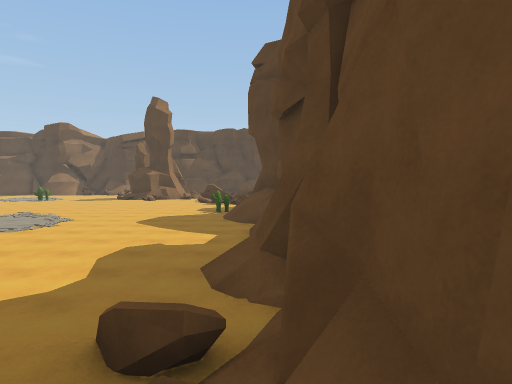
[1] (above)

18 first-person views from a walk through a Unity game level. The camera is 1.5 m above the floor, tilts 2° down and sees 75° across. The floor is counted in squares, 2 m on a side. Each view is taken from the middle of a square. On the plan, view 1 faces up. The plan holds only what a view shows up to about 11 squares ahead; the rest is blank. The place goes on beyond the plan.

[2]
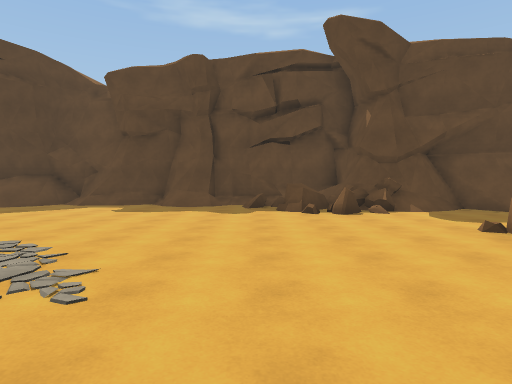

[3]
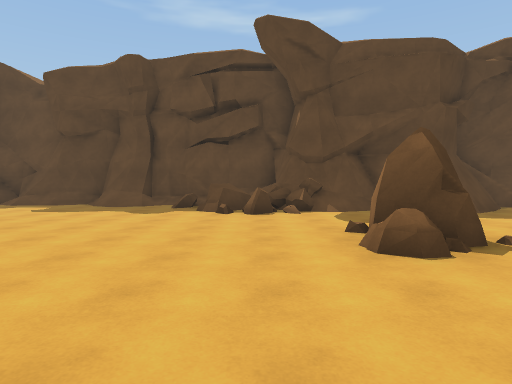

[4]
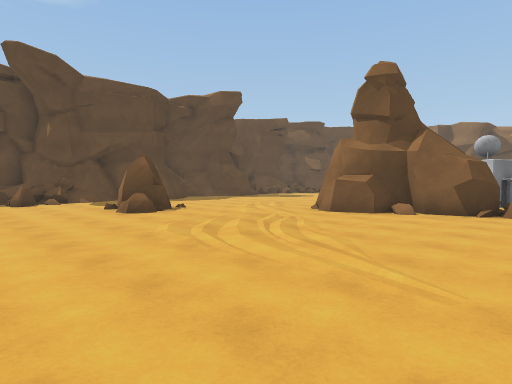

[5]
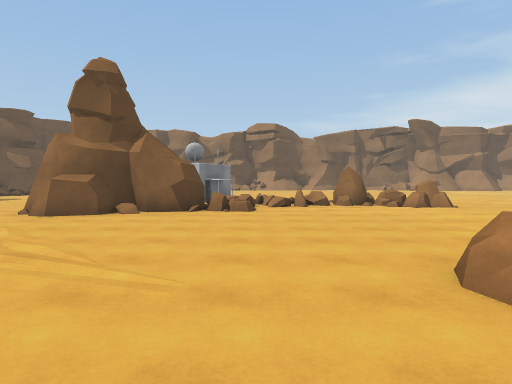

[6]
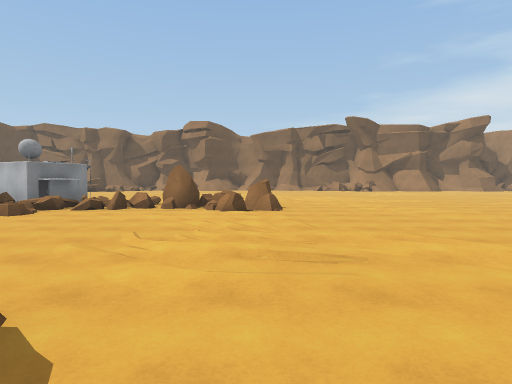

[7]
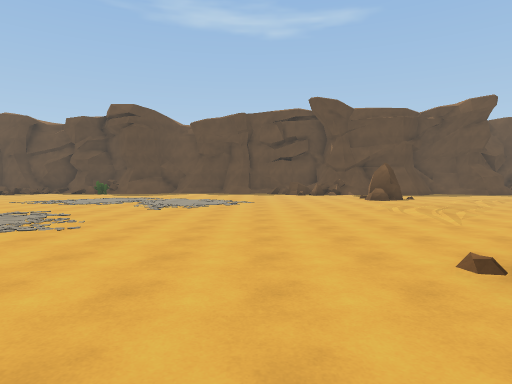

[8]
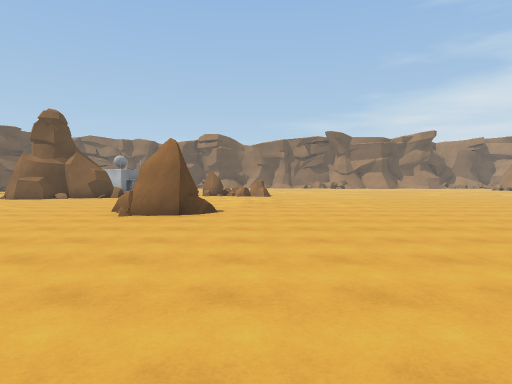

[9]
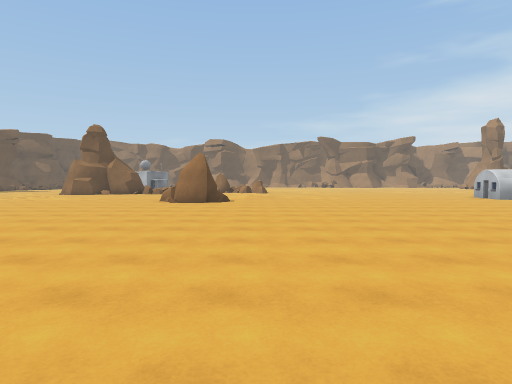

[10]
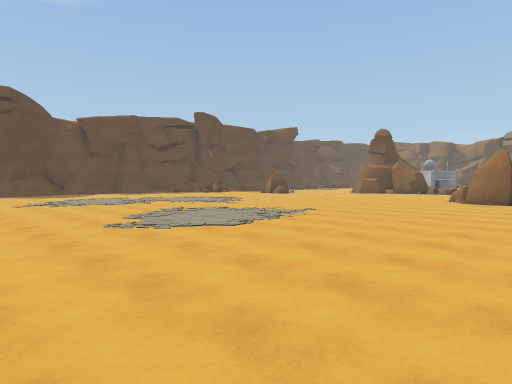

[11]
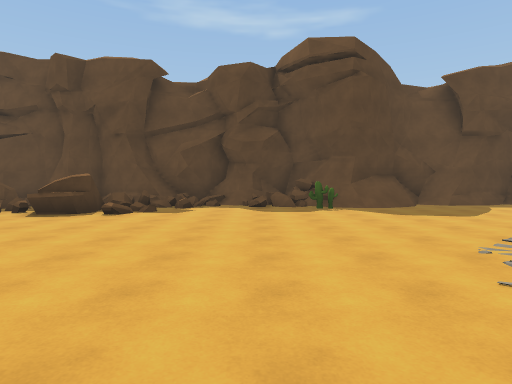

[12]
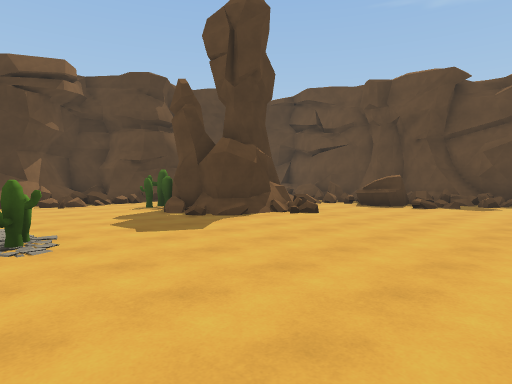

[13]
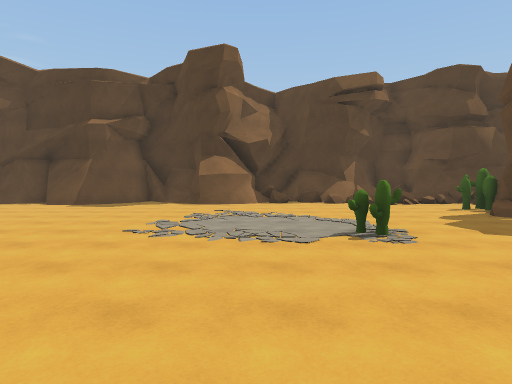

[14]
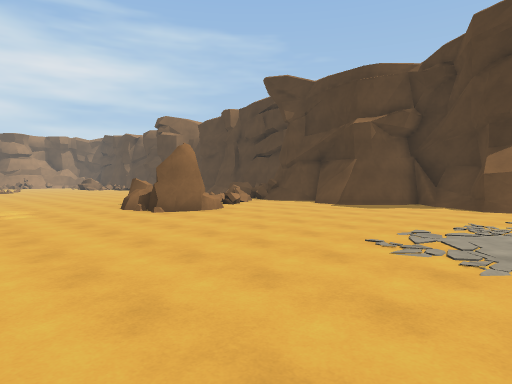

[15]
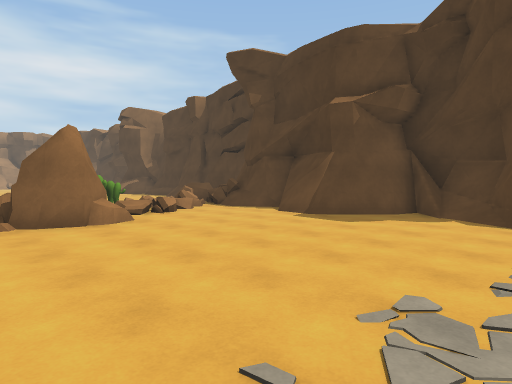

[16]
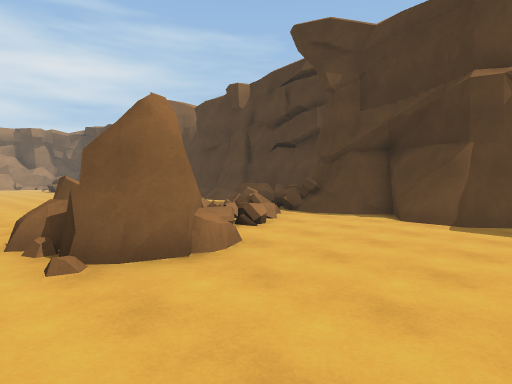

[17]
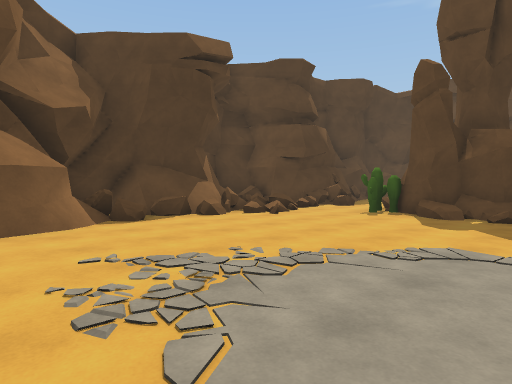

[18]
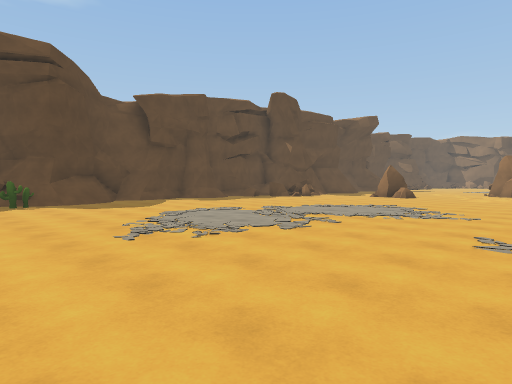

### Floor plan
Key: @ floor where view 1 was taken; # wall or solid block; . main floor; : floor 0.25 m higher than the main floor; / step, stairs or slope; = window, fence, low wall or low ledge; ^ raised ledge; C cactus; R rock; B building.
Columns run from 24 left of view 1 to 1 right of it. Each row starts with its distance up from view 1.
 25 =###############=##
 24 ^##/###..##/=.===###
 23 ==/...............=.
 22  ==..............C.
 21 CC==............C#      ##
 20  RR#......:.:...##     ^##
 19  RRR#........:..####=.=##
 18 ..RRR........C....=...=##
 17 .....................=#=#
 16 .......................=#
 15  .::...................#=#
 14        .................##
 13      ..... .............=#
 12      ...................=#
 11     ...................C=#
 10    .......:......:...../##
  9   .................:...//#
  8   ..........:......:..../#
  7  .........:......:......##
  6 ..................:.....##
  5 ..................:......#
  4 ................:.......##
  3 ......................../#
  2 .......................=/#
  1 .......R..............=^/^
  0 ......RRR.............##@#
 -1 ..:.........::::......=###
 -2 ..:..::.......::..RR../#
 -3 ....::........::..R....#
 -4  ...:..........::.....##
 -5 .....:::......#.:.....##
 -6 .:....:.:..R####.:.   /##
 -7 ::....R....##   ..     /#
 -8 .....RRR#==##           #
 -9 ..:..  R=#=B#
-10 ..::.      BBB

Where each view was taken, in squares from view 1:
view 1: 0 up, 0 right, facing up
view 2: 2 up, 10 left, facing right
view 3: 0 up, 10 left, facing right
view 4: 2 up, 14 left, facing down-right
view 5: 2 up, 14 left, facing down
view 6: 1 up, 19 left, facing down
view 7: 3 up, 19 left, facing right
view 8: 8 up, 19 left, facing down
view 9: 12 up, 19 left, facing down
view 10: 13 up, 19 left, facing down-right
view 11: 13 up, 10 left, facing right
view 12: 13 up, 12 left, facing up-right
view 13: 13 up, 13 left, facing up
view 14: 14 up, 13 left, facing up-left
view 15: 17 up, 14 left, facing up-left
view 16: 17 up, 17 left, facing up-left
view 17: 18 up, 15 left, facing up-right
view 18: 13 up, 12 left, facing down-right
